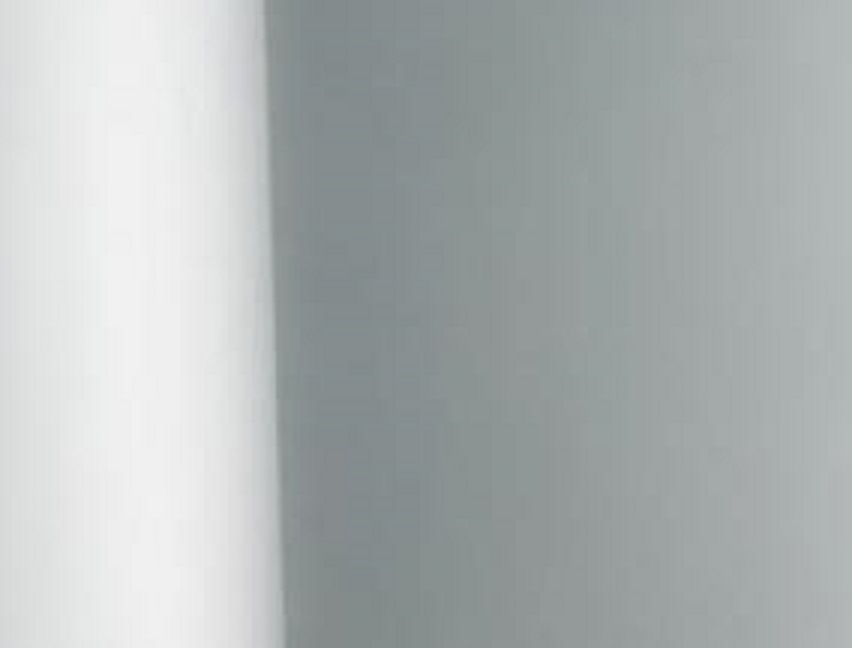
//> input picture ugol.jpg, 852 x 648 px
$ ./drawLines   (built with g++ and OpenCV 4)
//> lines starting //> are read from the running program, lines starting //| are printed output that depends on the picture; after the words box and inside, x2 and y2 are one past the last pixel; in counts of white or black regions, pixels touching at a corner belong together
#include <opencv/cv.h>
#include <opencv/highgui.h>
#include <stdlib.h>
#include <stdio.h>

using namespace std;

IplImage* image = 0;
IplImage* src = 0;
IplImage* gray = 0;
IplImage* bin = 0;
IplImage* dst = 0;

int radius = 1;
int iterations = 8;

int main(int argc, char* argv[])
{
  // имя картинки задаётся первым параметром
  char* filename = argc == 2 ? argv[1] : "D://ugol.jpg";
  // получаем картинку
  image = cvLoadImage(filename,1);
//> image is the input picture: 648 rows x 852 cols, CV_8UC3; mean B, G, R 180, 180, 174.5

  // клонируем картинку
  src = cvCloneImage(image);

  printf("[i] image: %s\n", filename);
  assert( src != 0 );

  // Delaem preobrazovania kartinki:
  // sozdaem iadro
  IplConvKernel* Kern = cvCreateStructuringElementEx(radius*2+1, radius*2+1, radius, radius, CV_SHAPE_ELLIPSE);
  // kartinka dlia promezhyto4nogo xranenia rezyl'tatov cvCreateImage
  IplImage* Temp = 0;
  Temp = cvCreateImage(cvSize(image->width, image->height) , IPL_DEPTH_8U, 1);

  cvMorphologyEx(image, src, Temp, Kern, CV_MOP_OPEN, iterations);
  cvMorphologyEx(image, src, Temp, Kern, CV_MOP_GRADIENT, iterations);
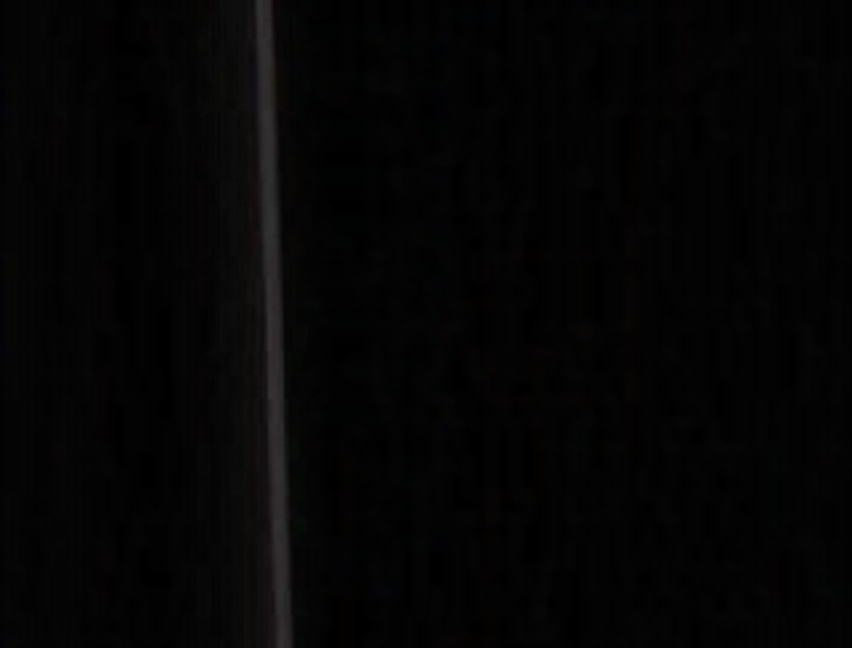
//> src: 648 rows x 852 cols, CV_8UC3; mean B, G, R 4.3, 4.3, 4.6

  // создаём одноканальные картинки
  gray = cvCreateImage( cvGetSize(src), IPL_DEPTH_8U, 1 );
  bin = cvCreateImage( cvGetSize(src), IPL_DEPTH_8U, 1 );

  // клонируем
  dst = cvCloneImage(src);

  // окно для отображения картинки
  cvNamedWindow("original",CV_WINDOW_AUTOSIZE);

  // преобразуем в градации серого
  cvCvtColor(src, gray, CV_RGB2GRAY);

  // преобразуем в двоичное
  cvInRangeS(gray, cvScalar(40), cvScalar(150), bin); // atoi(argv[2])
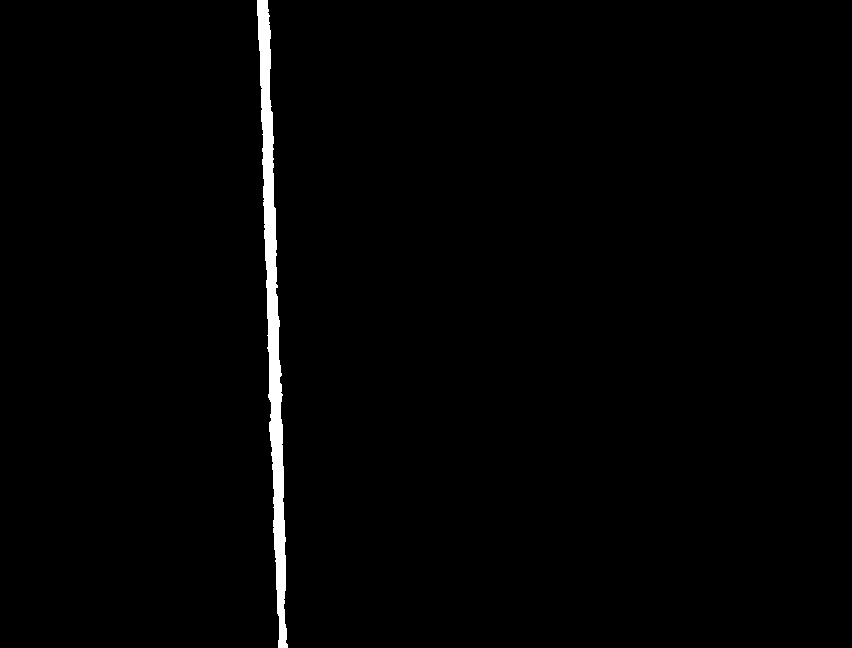
//> bin: 648 rows x 852 cols, CV_8UC1; 1.3% white; 1 white region

  CvMemStorage* storage = cvCreateMemStorage(0);
  CvSeq* contours=0;

  // находим контуры
  int contoursCont = cvFindContours( bin, storage,&contours,sizeof(CvContour),CV_RETR_LIST,CV_CHAIN_APPROX_SIMPLE,cvPoint(0,0));
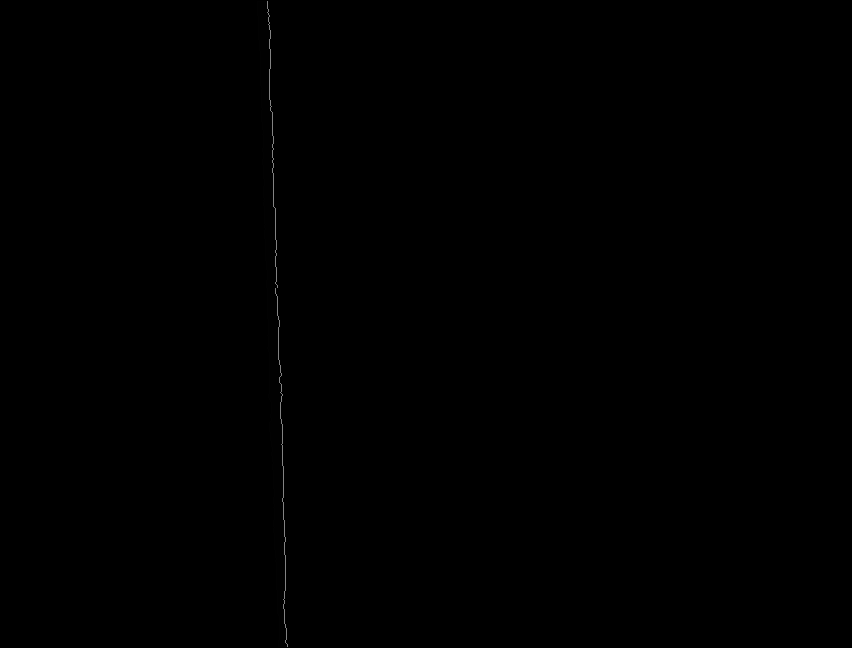
//> bin: 648 rows x 852 cols, CV_8UC1; 1.26% of pixels changed, all inside (x1, y1, x2, y2) = (257, 0, 288, 648)
//> contours = 1 contour; box (x1, y1, x2, y2) and area: (257, 1, 288, 647) 6293; contoursCont = 1

  //Апроксимация контуров
  contours = cvApproxPoly( contours, sizeof(CvContour), storage, CV_POLY_APPROX_DP, 3, 1 );
//> contours = 1 contour; box (x1, y1, x2, y2) and area: (257, 1, 288, 647) 6128

  // нарисуем контуры
  for(CvSeq* seq0 = contours;seq0 != 0;seq0 = seq0->h_next)
  {
    cvDrawContours(dst, seq0, CV_RGB(255,216,0), CV_RGB(0,0,250), 0, 1, 8); // рисуем контур
  }
//> this loop made 1 pass
//> pass 1, `cvDrawContours(dst, seq0, CV_RGB(255,216,0), CV_RGB(0,0,250), 0, 1, 8);`:
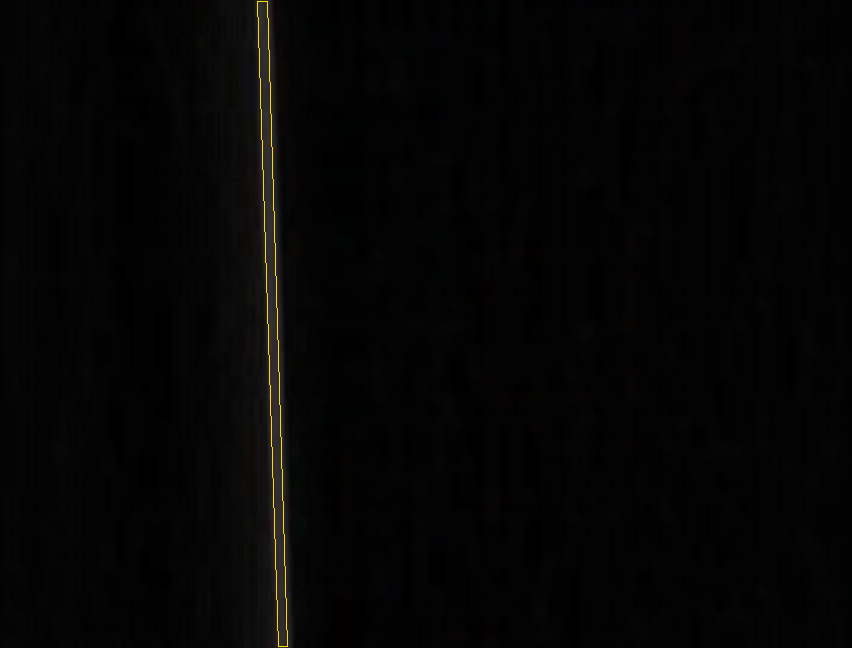
//> dst: 648 rows x 852 cols, CV_8UC3; 0.24% of pixels changed, all inside (x1, y1, x2, y2) = (257, 1, 288, 647)

  CvSeq* seq = contours;
//> seq has the same summary as contours

  CvPoint* M = (CvPoint*)cvGetSeqElem ( seq, 0 );
  CvPoint* M1 = (CvPoint*)cvGetSeqElem ( seq, 0 );
  CvPoint* VP = (CvPoint*)cvGetSeqElem ( seq, 3 );
  CvPoint* M2 = (CvPoint*)cvGetSeqElem ( seq, 1 );
  CvPoint* NP = (CvPoint*)cvGetSeqElem ( seq, 2 );

  M1->x += (abs((M1->x - VP->x)/2));
  M2->x += (abs((M2->x - NP->x)/2));

  cout << "Verxnia koordinata ygla: " << "(" <<  M1->x << " ; " <<  M1->y << ")" << endl;
//| Verxnia koordinata ygla: (262 ; 1)
  cout << "Nizhnia koordinata ygla: " << "(" <<  M2->x << " ; " <<  M2->y << ")" << endl;
//| Nizhnia koordinata ygla: (282 ; 646)

  src = cvCloneImage(image);

  cvLine( src, cvPoint(M1->x, M1->y), cvPoint(M2->x, M2->y), CV_RGB(250,0,0), 3, 8);

  if ((M2->x - M1->x) == 0)
  {
	M->y = M1->y;
	cvLine( src, cvPoint(M->x=100, M->y ), cvPoint(M->x = 500, M->y), CV_RGB(100,200,100), 3, 8);
  }
  else
  {
	// koeff naklona priamoi
	float koeff = (M2->y - M1->y)/(M2->x - M1->x);
//> koeff = 32

	M->x = M1->x+(abs(M1->x - M2->x)/2);
	M->y = M1->y+(abs(M1->y - M2->y)/2);
	int b = M->y;
//> b = 323
	cvLine( src, cvPoint(M->x=100, M->y = (1/koeff)*(M->x)+b), cvPoint(M->x = 500, M->y = (1/koeff)*(M->x)+b), CV_RGB(100,200,100), 3, 8);
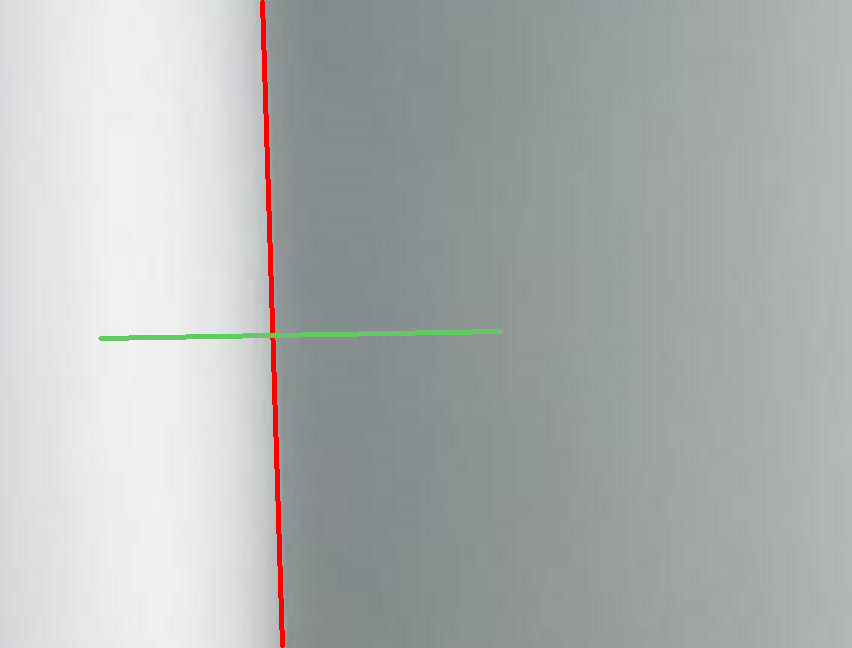
//> src: 648 rows x 852 cols, CV_8UC3; mean B, G, R 178.7, 179, 174.7
  }
  // показываем картинку
  cvShowImage("original",image);

  // ждём нажатия клавиши
  cvWaitKey(0);

  // освобождаем ресурсы
  cvReleaseImage(&image);
  cvReleaseImage(&src);
  cvReleaseImage(&gray);
  cvReleaseImage(&bin);
  cvReleaseImage(&dst);
  // удаляем окна
  cvDestroyAllWindows();
  return 0;
}
